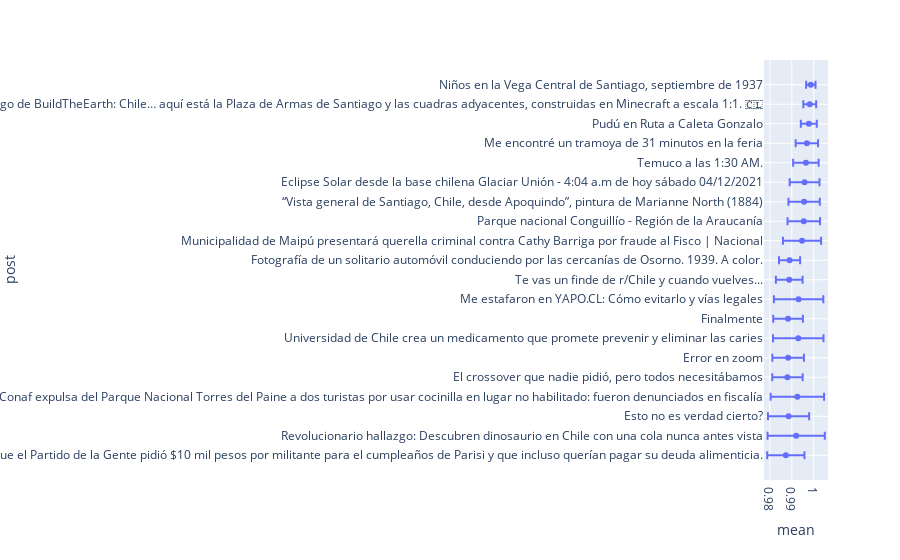

Notebook source saved alongside this figure:
### Markdown cell above
Llego la hora de visualizar los resultados obtenidos, para esto solo ejecute las siguientes celdas y observe lo que sucede :3. ¿Qué logra observar de los resultados?, ¿La solución resulta trivial?

En esta sección esperamos que solo comenten con lo que logran visualizar de los dataframes.

### Code cell
###### Código Aquí ######
votos = votes[len(votes) - 1]
posteo = post[len(post) - 1]
print("lower bounds aproximados:")
posterior_mean, std_err = p_mean_and_std_optimized(votos)
lb = posterior_mean - std_err
print("\nTop 20 post ordenador por el limite inferior:\n")
order = np.argsort(-lb)
vote_post = {
    'Votos (+)': votos[order[:20], 0],
    'Votos (-)': votos[order[:20], 1],
    'Post': np.array(posteo)[order[:20]],
    'url': np.array(url[len(url) - 1])[order[:20]]
}
df = pd.DataFrame(data=vote_post)
ordered_post = df.Post

r_order = order[::-1][-20:]
data_dic = {
    'mean': posterior_mean[r_order],
    'std_err': std_err[r_order],
    'post': ordered_post[::-1]
}
df = pd.DataFrame(data=data_dic)
fig = px.scatter(df, x="mean", y="post", error_x="std_err")
fig.show()

### Figure 1 — Plotly figure (JSON) as saved in the notebook; plotly's stock layout.template omitted (floating-point values rounded to 4 significant figures)
{"data": [{"error_x": {"array": [0.008517, 0.01309, 0.009415, 0.01222, 0.00695, 0.007227, 0.01154, 0.006788, 0.0113, 0.006111, 0.004836, 0.00873, 0.007432, 0.007174, 0.006818, 0.00583, 0.005124, 0.00365, 0.002941, 0.002146]}, "hovertemplate": "mean=%{x}<br>post=%{y}<extra></extra>", "legendgroup": "", "marker": {"color": "#636efa", "symbol": "circle"}, "mode": "markers", "name": "", "orientation": "h", "showlegend": false, "type": "scatter", "x": [0.9873, 0.992, 0.9885, 0.9925, 0.988, 0.9883, 0.993, 0.9883, 0.9931, 0.9888, 0.989, 0.9947, 0.9955, 0.9956, 0.9959, 0.9965, 0.9969, 0.9978, 0.9982, 0.9987], "xaxis": "x", "y": ["Cecilia Lizama (ex militante PDG) dice que el Partido de la Gente pidió $10 mil pesos por militante para el cumpleaños de Parisi y que incluso querían pagar su deuda alimenticia.", "Revolucionario hallazgo: Descubren dinosaurio en Chile con una cola nunca antes vista", "Esto no es verdad cierto?", "Conaf expulsa del Parque Nacional Torres del Paine a dos turistas por usar cocinilla en lugar no habilitado: fueron denunciados en fiscalía", "El crossover que nadie pidió, pero todos necesitábamos", "Error en zoom", "Universidad de Chile crea un medicamento que promete prevenir y eliminar las caries", "Finalmente", "Me estafaron en YAPO.CL: Cómo evitarlo y vías legales", "Te vas un finde de r/Chile y cuando vuelves...", "Fotografía de un solitario automóvil conduciendo por las cercanías de Osorno. 1939. A color.", "Municipalidad de Maipú presentará querella criminal contra Cathy Barriga por fraude al Fisco | Nacional", "Parque nacional Conguillío - Región de la Araucanía", "“Vista general de Santiago, Chile, desde Apoquindo”, pintura de Marianne North (1884)", "Eclipse Solar desde la base chilena Glaciar Unión - 4:04 a.m de hoy sábado 04/12/2021", "Temuco a las 1:30 AM.", "Me encontré un tramoya de 31 minutos en la feria", "Pudú en Ruta a Caleta Gonzalo", "¡Estamos de vuelta! Hace mucho tiempo que no publicaba algo de BuildTheEarth: Chile… aquí está la Plaza de Armas de Santiago y las cuadras adyacentes, construidas en Minecraft a escala 1:1. 🇨🇱", "Niños en la Vega Central de Santiago, septiembre de 1937"], "yaxis": "y"}], "layout": {"legend": {"tracegroupgap": 0}, "margin": {"t": 60}, "xaxis": {"anchor": "y", "domain": [0, 1], "title": {"text": "mean"}}, "yaxis": {"anchor": "x", "domain": [0, 1], "title": {"text": "post"}}}}
